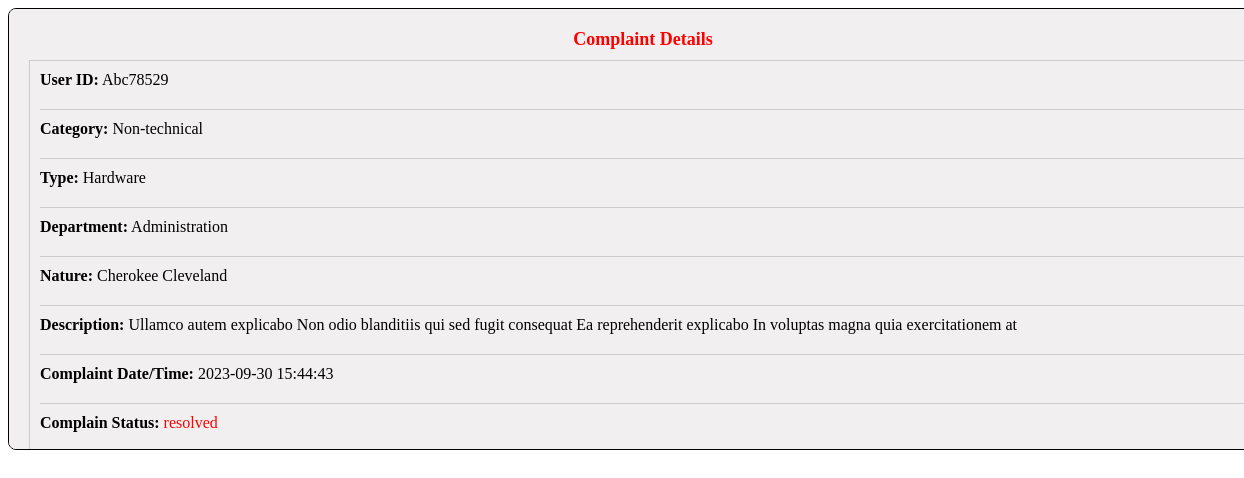
Screenshot of /dashboard/fetch_complaint_details.php?complaintID=31495457 with the database file from the repository.
### tables this page shows
CREATE TABLE `complain` (
  `id` int(11) NOT NULL,
  `category` varchar(50) DEFAULT NULL,
  `type` varchar(50) DEFAULT NULL,
  `department` varchar(50) DEFAULT NULL,
  `nature` varchar(50) DEFAULT NULL,
  `image` varchar(255) DEFAULT NULL,
  `complain_user` varchar(8) DEFAULT NULL,
  `complain_description` varchar(500) DEFAULT NULL,
  `complaint_datetime` datetime DEFAULT current_timestamp(),
  `complaint_ticket` varchar(8) NOT NULL,
  `status` enum('pending','in_progress','resolved','discharge') DEFAULT 'pending',
  `resolved_datetime` datetime DEFAULT NULL,
  `discharge_datetime` datetime DEFAULT NULL
);

### dashboard/fetch_complaint_details.php (the view, shortened to what this page needs)
<?php
include_once('../connection/connection.php');
$complaintID = $_GET['complaintID'];
$selectQuery = "SELECT * FROM complain WHERE complaint_ticket = '$complaintID'";
$selectExe = mysqli_query($con, $selectQuery);
?>
<!DOCTYPE html>
<html>
<head>
</head>
<body>
    <div class="container">
        <?php
    if ($row = mysqli_fetch_assoc($selectExe)) {
        echo '<p style="color:red; font-size:18px; text-align:center;"><strong>Complaint Details</strong></p>';
        echo '<div style="border: 1px solid #ccc; width: 100%; padding: 10px; ">';
        echo '<p style="text-align: left;"><strong>User ID:</strong> ' . $row['complain_user'] . '</p>';
        echo '<p style="border-bottom: 1px solid #ccc; margin: 0 0 10px 0; padding-bottom: 10px;"></p>';
        echo '<p style="text-align: left;"><strong>Category:</strong> ' . $row['category'] . '</p>';
        echo '<p style="border-bottom: 1px solid #ccc; margin: 0 0 10px 0; padding-bottom: 10px;"></p>';
        echo '<p style="text-align: left;"><strong>Type:</strong> ' . $row['type'] . '</p>';
        echo '<p style="border-bottom: 1px solid #ccc; margin: 0 0 10px 0; padding-bottom: 10px;"></p>';
        echo '<p style="text-align: left;"><strong>Department:</strong> ' . $row['department'] . '</p>';
        echo '<p style="border-bottom: 1px solid #ccc; margin: 0 0 10px 0; padding-bottom: 10px;"></p>';
        echo '<p style="text-align: left;"><strong>Nature:</strong> ' . $row['nature'] . '</p>';
        echo '<p style="border-bottom: 1px solid #ccc; margin: 0 0 10px 0; padding-bottom: 10px;"></p>';
        echo '<p style="text-align: left;"><strong>Description:</strong> ' . $row['complain_description'] . '</p>';
        echo '<p style="border-bottom: 1px solid #ccc; margin: 0 0 10px 0; padding-bottom: 10px;"></p>';
        echo '<p style="text-align: left;"><strong>Complaint Date/Time:</strong> ' . $row['complaint_datetime'] . '</p>';
        echo '<p style="border-bottom: 1px solid #ccc; margin: 0 0 10px 0; padding-bottom: 10px;"></p>';
        echo '<p style="text-align: left;"><strong>Complain Status:</strong> <span style="color: red;">' . $row['status'] . '</span></p>';
        echo '<p style="border-bottom: 1px solid #ccc; margin: 0 0 10px 0; padding-bottom: 10px;"></p>';
        echo '</div>';
        } else {
            echo 'Complaint not found';
        }
    ?>
    </div>
</body>
</html>

### dashboard/fetch_complaint_details.php (style rules this page uses)
.container { padding: 20px; width: 100%; background-color: rgb(241, 239, 239); border: 1px solid black; max-height: 400px; border-radius: 8px; overflow: auto; }
.container p { text-align: left; margin: 0; padding-bottom: 10px; }

### rows the page displays
complain: complain_user "Abc78529", category "Non-technical", type "Hardware", department "Administration", nature "Cherokee Cleveland", complain_description "Ullamco autem explicabo Non odio blanditiis qui sed fugit consequat Ea reprehenderit explicabo In voluptas magna quia exercitationem at", complaint_datetime "2023-09-30 15:44:43", status "resolved"
